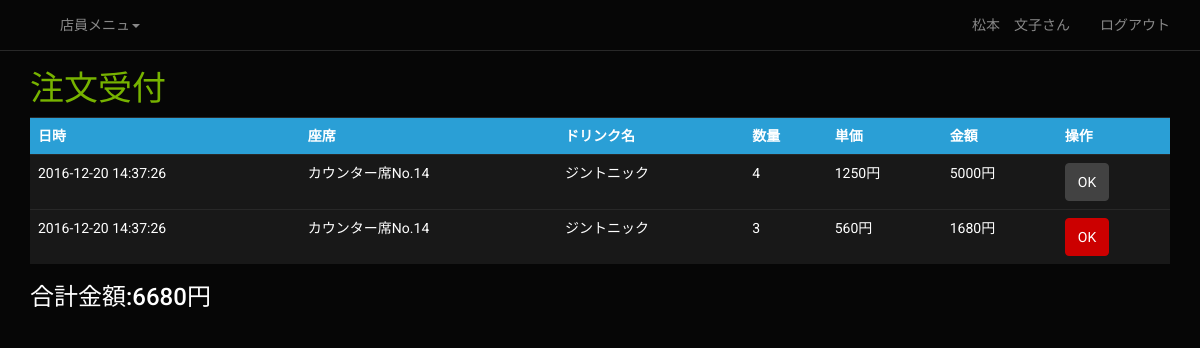
The app's page /order_list.php (signed in) with its own data.
### tables this page shows
CREATE TABLE IF NOT EXISTS `tb_drink` (
  `dk_id` bigint(20) unsigned NOT NULL AUTO_INCREMENT,
  `dk_name` varchar(64) NOT NULL,
  `dk_detail` text NOT NULL,
  `color` varchar(32) NOT NULL,
  `taste` text NOT NULL,
  `ingredients` text NOT NULL,
  `alcohol` float NOT NULL,
  `maker` varchar(64) NOT NULL,
  `price` int(11) NOT NULL,
  UNIQUE KEY `dk_id` (`dk_id`)
);

### src/order_list.php (the view, shortened to what this page needs)
<?php
include('page_header.php');
require_once('db_inc.php');
echo '<h3 class="text-success">注文受付</h3>';
echo '<table class="table table-hover">';
echo '<tr class="bg-primary"><th>日時</th><th>座席</th><th>ドリンク名</th><th>数量</th><th>単価</th><th>金額</th><th>操作</th></tr>';
$total = 0;
$sql = "select * from vw_chumon where status>0 order by od_date desc";
$rs = mysql_query($sql, $conn);
$row= mysql_fetch_array($rs);
$class= array('danger','default');
while ($row) {
  echo '<tr>';
  echo '<td>' . $row['od_date'] .'</td>';
  echo '<td>' . $row['od_address'] .'</td>';
  echo '<td>' . $row['dk_name'] .'</td>';
  echo '<td>' . $row['qty'] .'</td>';
  echo '<td>' . $row['price'] .'円</td>';
  echo '<td>' . $row['money'] .'円</td>';
  $i= rand(0,1);
  echo '<td><a href="#" class="btn btn-'.$class[$i].'">OK</a></td>';
  $total += $row['money'];
  $row = mysql_fetch_array($rs) ;
  echo '</tr>';
}
echo '<table>';
echo '<h4>合計金額:'.$total.'円</h4>';
?>

### records on screen
tb_drink: od_date "2016-12-20 14:37:26", od_address "カウンター席No.14", dk_name "ジントニック", qty "4", price "1250", money "5000"
tb_drink: od_date "2016-12-20 14:37:26", od_address "カウンター席No.14", dk_name "ジントニック", qty "3", price "560", money "1680"

### other values on screen
$urname "店員"
$uname "松本 文子"
$label "ログアウト"
$total "6680"
